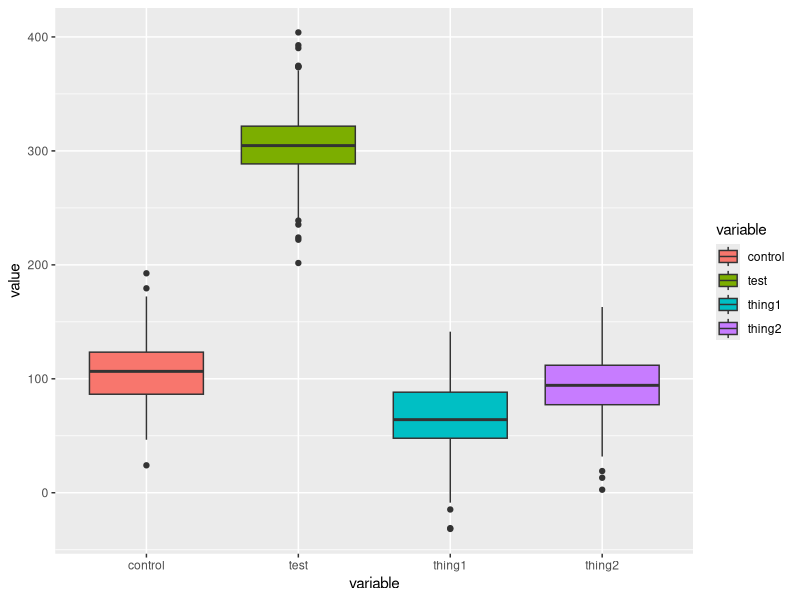
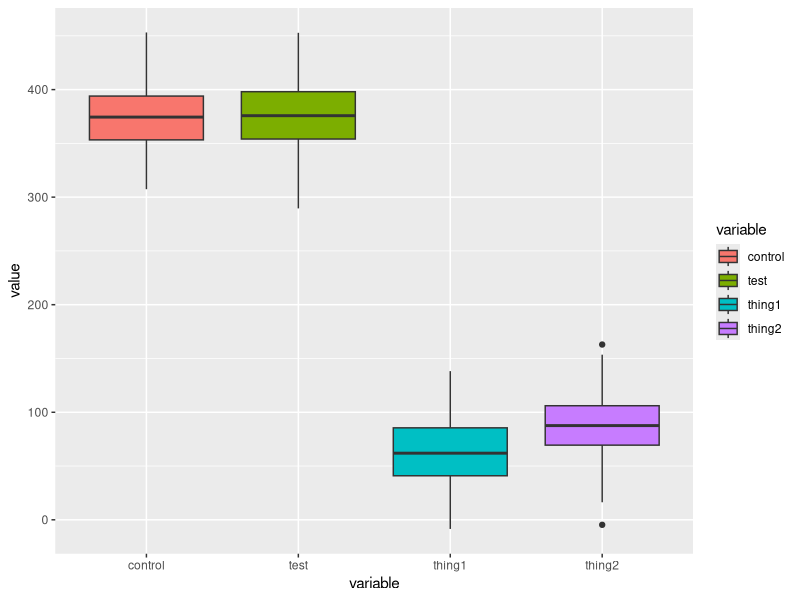

Source code (R) for these figures, in order:
## ---- chunk 1
dataCreate <- function(mean1=208.3, mean2=302.4, mean3=67.8, mean4=89.22,
                       n1=200,n2=200,n3=200,n4=200,
                       sd1=30,sd2=35,sd3=33,sd4=30){
  mydf <- data.frame(control=rnorm(mean = mean1, n=n1, sd=sd1),
                     test=rnorm(mean=mean2, n=n2, sd=sd2),
                     thing1=rnorm(mean=mean3, n=n3, sd=sd3),
                     thing2=rnorm(mean=mean4, n=n4, sd=sd4))
  return(mydf)
}
myDF <-dataCreate(mean1=100.59)
head(myDF)
## ---- chunk 2
library(reshape2)

myDF2 <- melt(myDF) 
ANOVA <- function(data=myDF2){
  myANOVA <- aov(value~variable, data=data)
  summary(myANOVA)
}
ANOVA(data=myDF2)
ANOVA()
myANOVA <- aov(value~variable, data=myDF2)
summary(myANOVA)

## ---- chunk 3
library(ggplot2)
library(ggplot2)
ANOVAPlot <- function(data=myDF2){
  ggplot(data=data,aes(x=variable, y=value, fill=variable)) + geom_boxplot()
}
ANOVAPlot()

## ---- chunk 4
df5 <- dataCreate(mean1=375.5, mean2=375.5)
df5<-melt(df5)
ANOVA(data=df5)
ANOVAPlot(df5)
